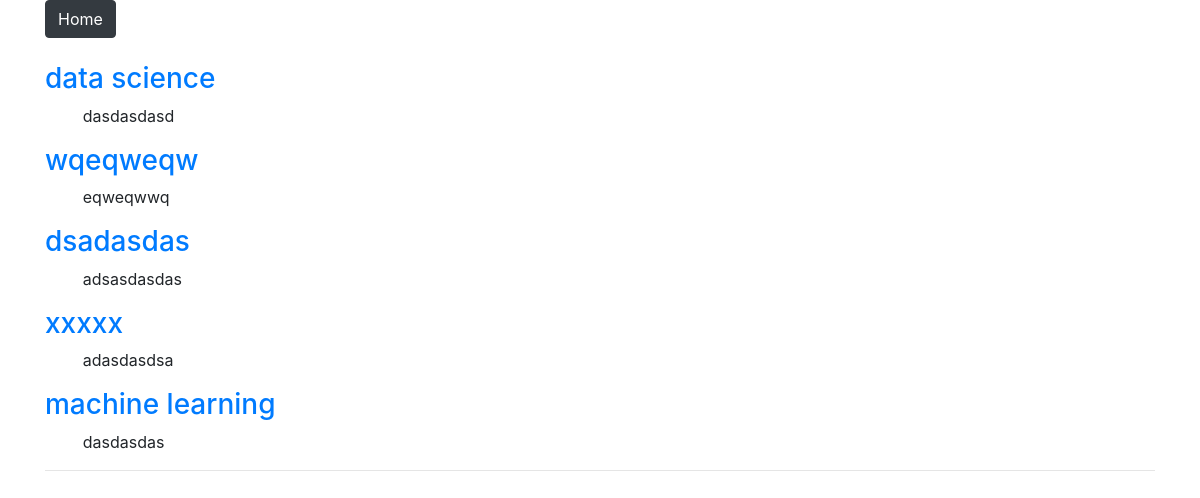
/blogs (signed in), run on an earlier commit of the app's database.
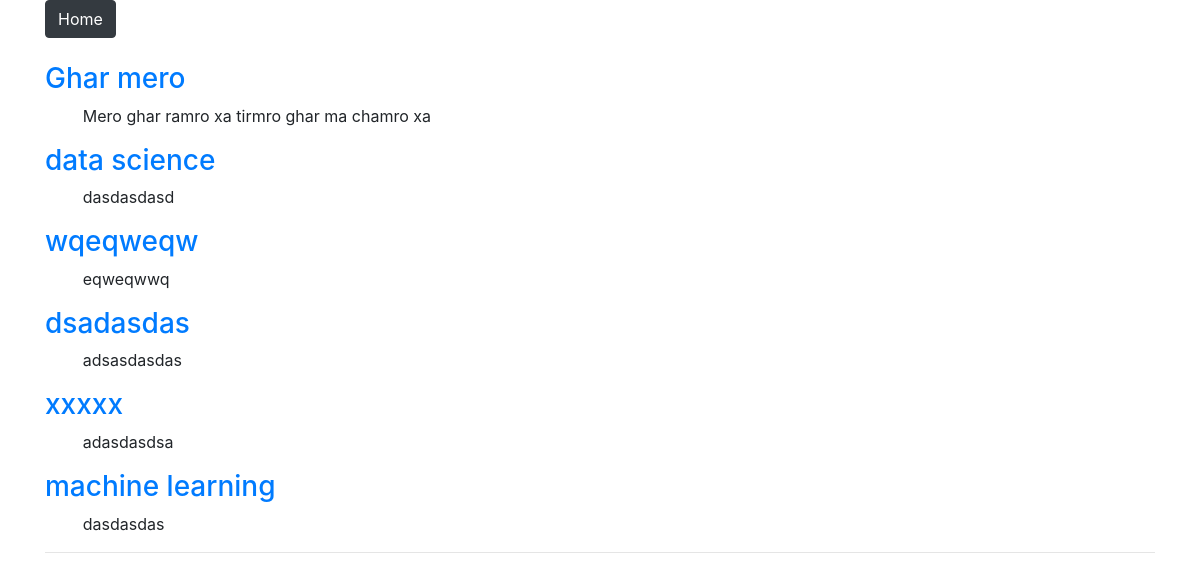
And on a later commit of the database.
### home/models.py (models this page shows, shortened)
class Blog(models.Model):
    aurthor = models.ForeignKey(User , null=True , on_delete=models.CASCADE)
    title = models.CharField(max_length=20)
    content = models.TextField()
    time = models.DateTimeField(auto_now_add=True)

### home/views.py (the view)
# urls.py: path('blogs', Show_bLogs.as_view(), name='blogs'),
class Show_bLogs(LoginRequiredMixin, ListView):
    login_url = 'members/login/'
    model = Blog
    template_name = 'blogs.html'
    ordering = ['-time']

### templates/blogs.html (shortened to what this page needs)
<!DOCTYPE html>
<html lang="en">
<head>
    <link rel="stylesheet" href="https://stackpath.bootstrapcdn.com/bootstrap/4.5.2/css/bootstrap.min.css"
>
</head>
<body>
    <div class="container">
        <a href="/" class="btn btn-dark">
            Home
        </a>
        <br>
        <br>
        {% for blogs in object_list %}
        <div>
            <a href='{% url "view_blog" blogs.pk %}'><h3 class="display-3s">{{blogs.title}}</h3></a>
            <p style="text-indent: 1cm;">{{blogs.content}}</p>
        </div>
            {% endfor %}
            <hr>
    </div>
</body>
</html>

What changed in the data, as far as the page shows it:
added Blog: title "Ghar mero", content "Mero ghar ramro xa tirmro ghar ma chamro xa"
